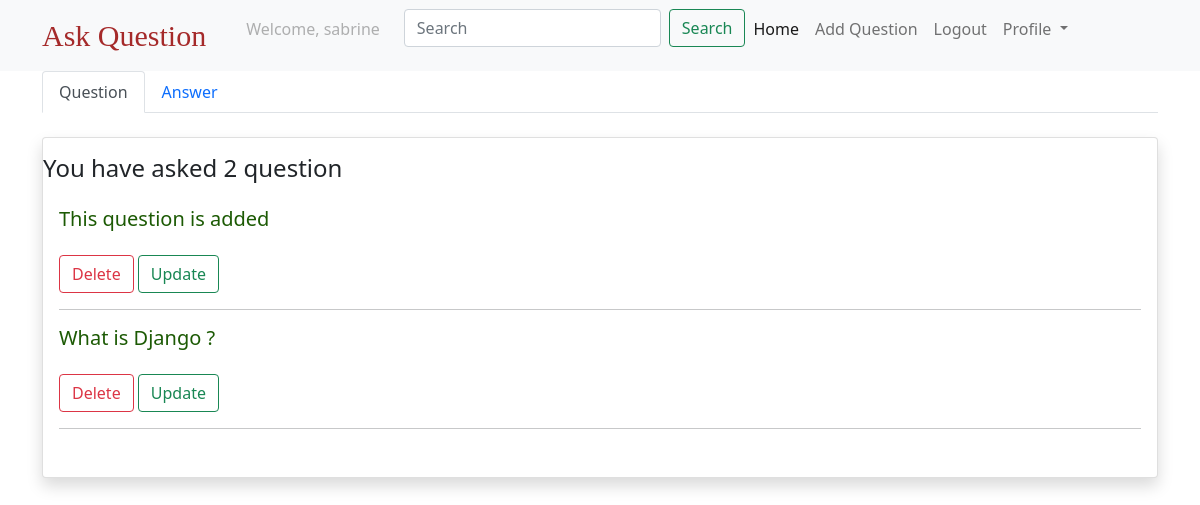
/list/ (signed in), run on the app's committed database.
### users/models.py (models this page shows)
class CustomUser(AbstractUser):
    pass

### questions/models.py (models this page shows, shortened)
class Question(models.Model):
    created_at = models.DateTimeField(auto_now_add=True)
    title = models.CharField(max_length=250)
    body = models.TextField()
    slug = models.SlugField(max_length=250, unique=True)
    author = models.ForeignKey(settings.AUTH_USER_MODEL,
                               on_delete=models.CASCADE,
                               related_name='questions')

### questions/views.py (the view)
# urls.py: path('list/', list_info, name='list'),
@login_required
def list_info(request):
    question = Question.objects.filter(author=request.user).order_by('-created_at')
    answer = Answer.objects.filter(author=request.user).order_by('-created_at')
    return render(request, 'list_info.html', {'question':question, 'answer':answer})

### templates/list_info.html (shortened to what this page needs)
{% extends 'base.html' %}
{% load crispy_forms_tags %}
{% block body %}
    <div class="container" mt-5>
                <ul class="nav nav-tabs" id="myTab" role="tablist">
          <li class="nav-item" role="presentation">
            <button class="nav-link active" id="home-tab" data-bs-toggle="tab" data-bs-target="#home" type="button" role="tab" aria-controls="home" aria-selected="true">Question</button>
          </li>
          <li class="nav-item" role="presentation">
            <button class="nav-link" id="profile-tab" data-bs-toggle="tab" data-bs-target="#profile" type="button" role="tab" aria-controls="profile" aria-selected="false">Answer</button>
          </li>
        </ul>
        <div class="tab-content" id="myTabContent">
          <div class="tab-pane fade show active" id="home" role="tabpanel" aria-labelledby="home-tab">
              <div class="card mt-4 py-3 shadow">
                  <h4 class="card-hearder">You have asked {{question.count}} question</h4>
                  <div class="card-body">
                      {% for question in question %}
                      <h5 class="card-text"><a class="link-style" href="{% url 'qdetails' question.slug %}">{{question.title}}</a> </h5>
                      <a class="btn btn-outline-danger -sm mt-3" href="{% url 'delete_question' question.slug %}">Delete</a>
                      <a class="btn btn-outline-success -sm mt-3" href="{% url 'update_question' question.slug %}">Update</a>
                      <hr>
                      {% endfor %}
                  </div>
              </div>
          </div>
    </div>
{% endblock %}

### templates/navbar.html (shortened to what this page needs)
<nav class="navbar navbar-expand-lg navbar-light bg-light">
  <div class="container">
    <a class="navbar-brand text-style" href="{% url 'qlist' %}">Ask Question</a>
    <div class="collapse navbar-collapse" id="navbarSupportedContent">
      <ul class="navbar-nav me-auto mb-2 mb-lg-0">
        {% if request.user.is_authenticated %}
        <li class="nav-item mx-3">
          <a class="nav-link disabled">Welcome, {{request.user.username}}</a>
        </li>
         <form class="d-flex">
           <input class="form-control me-2" type="search" placeholder="Search" aria-label="Search" name="q" >
           <button class="btn btn-outline-success" type="submit">Search</button>
        </form>
        <li class="nav-item">
          <a class="nav-link active" aria-current="page" href="{% url 'qlist' %}">Home</a>
        </li>
        <li class="nav-item">
          <a class="nav-link" href="{% url 'create_question' %}">Add Question</a>
        </li>
         <li class="nav-item">
          <a class="nav-link" href="{% url 'logout' %}">Logout</a>
        </li>
        <li class="nav-item dropdown">
          <a class="nav-link dropdown-toggle" href="#" id="navbarDropdown" role="button" data-bs-toggle="dropdown" aria-expanded="false">
            Profile
          </a>
        </li>
        {% endif %}
      </ul>
    </div>
  </div>
</nav>

### templates/navbar.html (style rules this page uses)
.text-style { font-size:30px !important; font-family: fantasy !important; color:brown !important; }

### data on the page
CustomUser: user.username "sabrine"
Question: title "This question is added"
Question: title "What is Django ?"

### other printed values
{{ question.count }} "2"
